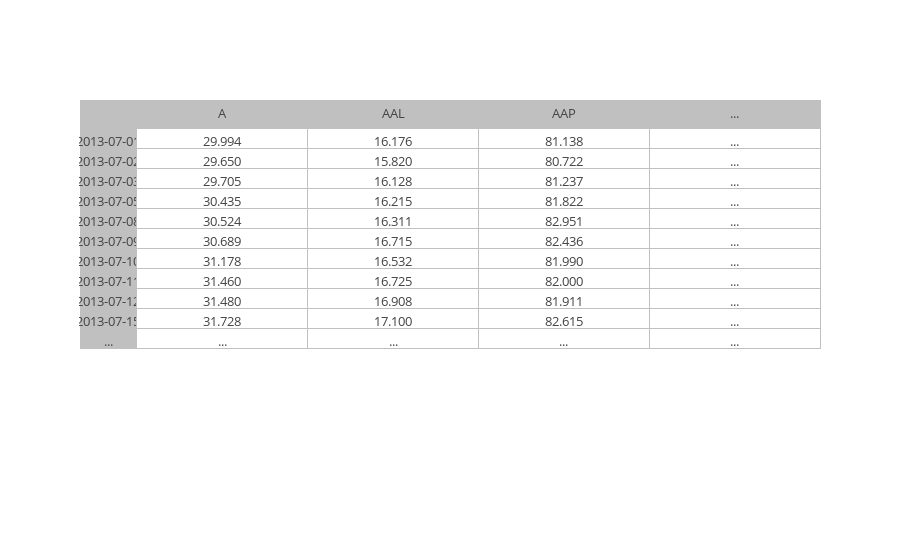

Here is the notebook cell this chart was saved with:
### Markdown cell above
### View Data
Run the cell below to see what the data looks like for `close`.

### Code cell
project_helper.print_dataframe(close)

### Figure 1 — Plotly figure (JSON) as saved in the notebook; plotly's stock layout.template omitted (floating-point values rounded to 4 significant figures)
{"data": [{"cells": {"fill": {"color": ["silver", "white"]}, "font": {"size": 13}, "line": {"color": "silver"}, "values": [["2013-07-01", "2013-07-02", "2013-07-03", "2013-07-05", "2013-07-08", "2013-07-09", "2013-07-10", "2013-07-11", "2013-07-12", "2013-07-15", "..."], ["29.994", "29.650", "29.705", "30.435", "30.524", "30.689", "31.178", "31.460", "31.480", "31.728", "..."], ["16.176", "15.820", "16.128", "16.215", "16.311", "16.715", "16.532", "16.725", "16.908", "17.100", "..."], ["81.138", "80.722", "81.237", "81.822", "82.951", "82.436", "81.990", "82.000", "81.911", "82.615", "..."], ["...", "...", "...", "...", "...", "...", "...", "...", "...", "...", "..."]]}, "columnwidth": [1, 3], "header": {"fill": {"color": "silver"}, "font": {"size": 13}, "line": {"color": "silver"}, "values": ["", "A", "AAL", "AAP", "..."]}, "type": "table"}], "layout": {"autosize": true}}
